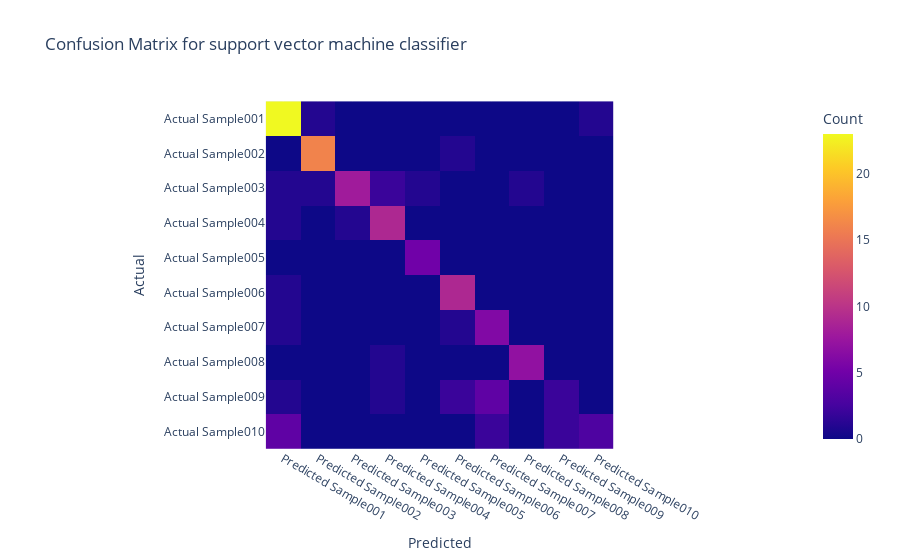

Notebook code for this chart:
### Code cell
from sklearn.metrics import confusion_matrix

confusion_matrix(y_test, y_pred)

import plotly.express as px

fig = px.imshow(confusion_matrix(y_test, y_pred),
                labels=dict(x='Predicted', y='Actual', color='Count'),
                x=[f'Predicted {label}' for label in folder_labels],
                y=[f'Actual {label}' for label in folder_labels],
                title='Confusion Matrix for support vector machine classifier')

fig.show()

### Figure 1 — Plotly figure (JSON) as saved in the notebook; plotly's stock layout.template omitted (floating-point values rounded to 4 significant figures)
{"data": [{"coloraxis": "coloraxis", "hovertemplate": "Predicted: %{x}<br>Actual: %{y}<br>Count: %{z}<extra></extra>", "name": "0", "type": "heatmap", "x": ["Predicted Sample001", "Predicted Sample002", "Predicted Sample003", "Predicted Sample004", "Predicted Sample005", "Predicted Sample006", "Predicted Sample007", "Predicted Sample008", "Predicted Sample009", "Predicted Sample010"], "xaxis": "x", "y": ["Actual Sample001", "Actual Sample002", "Actual Sample003", "Actual Sample004", "Actual Sample005", "Actual Sample006", "Actual Sample007", "Actual Sample008", "Actual Sample009", "Actual Sample010"], "yaxis": "y", "z": [[23, 1, 0, 0, 0, 0, 0, 0, 0, 1], [0, 16, 0, 0, 0, 1, 0, 0, 0, 0], [1, 1, 8, 2, 1, 0, 0, 1, 0, 0], [1, 0, 1, 9, 0, 0, 0, 0, 0, 0], [0, 0, 0, 0, 5, 0, 0, 0, 0, 0], [1, 0, 0, 0, 0, 9, 0, 0, 0, 0], [1, 0, 0, 0, 0, 1, 6, 0, 0, 0], [0, 0, 0, 1, 0, 0, 0, 7, 0, 0], [1, 0, 0, 1, 0, 2, 4, 0, 2, 0], [4, 0, 0, 0, 0, 0, 2, 0, 2, 3]]}], "layout": {"coloraxis": {"colorbar": {"title": {"text": "Count"}}, "colorscale": [[0, "#0d0887"], [0.1111, "#46039f"], [0.2222, "#7201a8"], [0.3333, "#9c179e"], [0.4444, "#bd3786"], [0.5556, "#d8576b"], [0.6667, "#ed7953"], [0.7778, "#fb9f3a"], [0.8889, "#fdca26"], [1, "#f0f921"]]}, "title": {"text": "Confusion Matrix for support vector machine classifier"}, "xaxis": {"anchor": "y", "constrain": "domain", "domain": [0, 1], "scaleanchor": "y", "title": {"text": "Predicted"}}, "yaxis": {"anchor": "x", "autorange": "reversed", "constrain": "domain", "domain": [0, 1], "title": {"text": "Actual"}}}}
